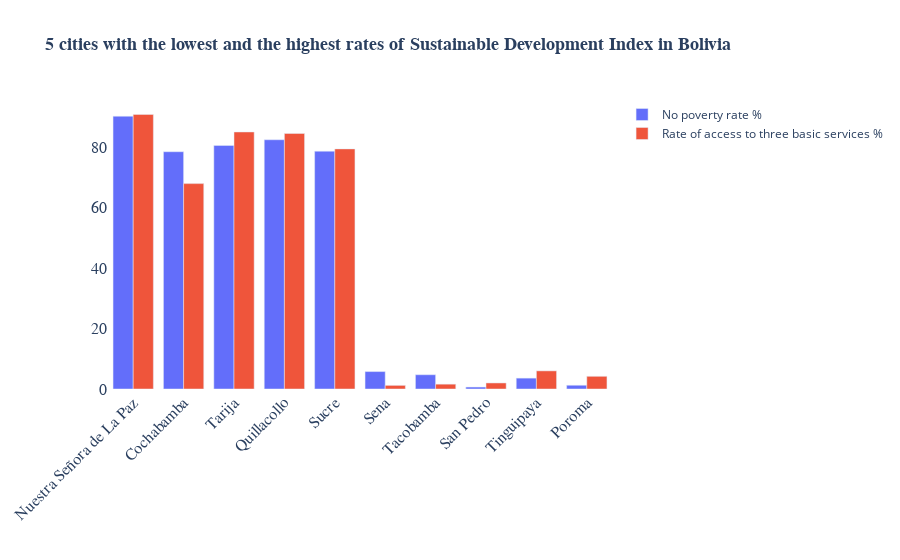

Notebook code cell kept with this figure:
### Markdown cell above
Next, researchers wanted to understand to what extent a lack of access to basic three services and high poverty causes a high instances of child mortality and chronic malnutrition in least developed cities of Bolivia. Furthermore, it was lso important to understand if no-poverty and access to three basic services indexes are high in the most developed cities.
Using the bar plot visualization, it was showed that cities with the high sustainable development have relatively high access to three sanitation, water and energy. Furthermore, the poverty is very low in the most developed areas. Oppositely, cities with the lowest rate of sustainable development suffer from a big lack of access to three basic serviced and a high poverty. High poverty rates and lack of access to life services causes high instances of child mortality rates and chronic malnutrition rates.

### Code cell
fig = go.Figure()
fig.add_trace(go.Bar(
    x=dfo["shapeName"],
    y=dfo["index_sdg1"],
    name='No poverty rate %',
  
))
fig.add_trace(go.Bar(
    x=dfo["shapeName"],
    y=dfo["sdg1_4_abs"],
    name='Rate of access to three basic services %',
    
))

fig.update_layout(
                title = '<b>5 cities with the lowest and the highest rates of Sustainable Development Index<b> in Bolivia', 
                 title_font = dict(family = 'Arial', size = 18), 
                 xaxis_title = '', 
                 legend_title = '', 
                 plot_bgcolor='white', 
                paper_bgcolor='white', 
                 barmode = 'group', 
                 xaxis_tickangle = -45)
fig.update_xaxes(tickfont = dict(family = 'Arial', size = 16))
fig.update_yaxes(tickfont = dict(family = 'Arial', size = 16))
fig.show()

### Figure 1 — Plotly figure (JSON) as saved in the notebook; plotly's stock layout.template omitted (floating-point values rounded to 4 significant figures)
{"data": [{"name": "No poverty rate %", "type": "bar", "x": ["Nuestra Señora de La Paz", "Cochabamba", "Tarija", "Quillacollo", "Sucre", "Sena", "Tacobamba", "San Pedro", "Tinguipaya", "Poroma"], "y": [90.31, 78.56, 80.63, 82.52, 78.74, 5.77, 4.72, 0.65, 3.6, 1.24]}, {"name": "Rate of access to three basic services %", "type": "bar", "x": ["Nuestra Señora de La Paz", "Cochabamba", "Tarija", "Quillacollo", "Sucre", "Sena", "Tacobamba", "San Pedro", "Tinguipaya", "Poroma"], "y": [90.9, 68, 85.1, 84.6, 79.5, 1.2, 1.6, 2, 6, 4.2]}], "layout": {"barmode": "group", "legend": {"title": {"text": ""}}, "paper_bgcolor": "white", "plot_bgcolor": "white", "title": {"font": {"family": "Arial", "size": 18}, "text": "<b>5 cities with the lowest and the highest rates of Sustainable Development Index<b> in Bolivia"}, "xaxis": {"tickangle": -45, "tickfont": {"family": "Arial", "size": 16}, "title": {"text": ""}}, "yaxis": {"tickfont": {"family": "Arial", "size": 16}}}}
